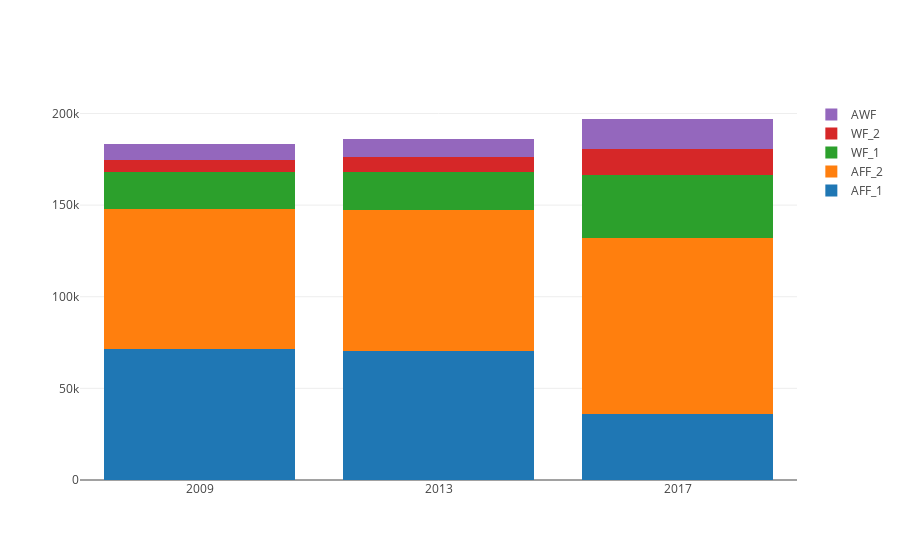

Here is the notebook cell this chart was saved with:
### Code cell
years = ['2009', '2013', '2017']
fig = go.Figure(data=[ go.Bar(name = cat, x = years, y = counts[i]) for i, cat in zip(range(5), ['AFF_1', 'AFF_2', 'WF_1', 'WF_2', 'AWF'])],
               layout = go.Layout(barmode='stack', xaxis = go.layout.XAxis(tickvals=[2009, 2013, 2017])),)
# Change the bar mode
iplot(fig)

### Figure 1 — Plotly figure (JSON) as saved in the notebook; plotly's stock layout.template omitted (floating-point values rounded to 4 significant figures)
{"data": [{"name": "AFF_1", "type": "bar", "uid": "ead63196-af31-11e9-b516-9de5570bb89d", "x": ["2009", "2013", "2017"], "y": [71660, 70187, 35821]}, {"name": "AFF_2", "type": "bar", "uid": "ead63362-af31-11e9-b516-9de5570bb89d", "x": ["2009", "2013", "2017"], "y": [76293, 77016, 96061]}, {"name": "WF_1", "type": "bar", "uid": "ead63466-af31-11e9-b516-9de5570bb89d", "x": ["2009", "2013", "2017"], "y": [20043, 21048, 34451]}, {"name": "WF_2", "type": "bar", "uid": "ead63538-af31-11e9-b516-9de5570bb89d", "x": ["2009", "2013", "2017"], "y": [6819, 8206, 14145]}, {"name": "AWF", "type": "bar", "uid": "ead63614-af31-11e9-b516-9de5570bb89d", "x": ["2009", "2013", "2017"], "y": [8451, 9677, 16508]}], "layout": {"barmode": "stack", "xaxis": {"tickvals": [2009, 2013, 2017]}}}
